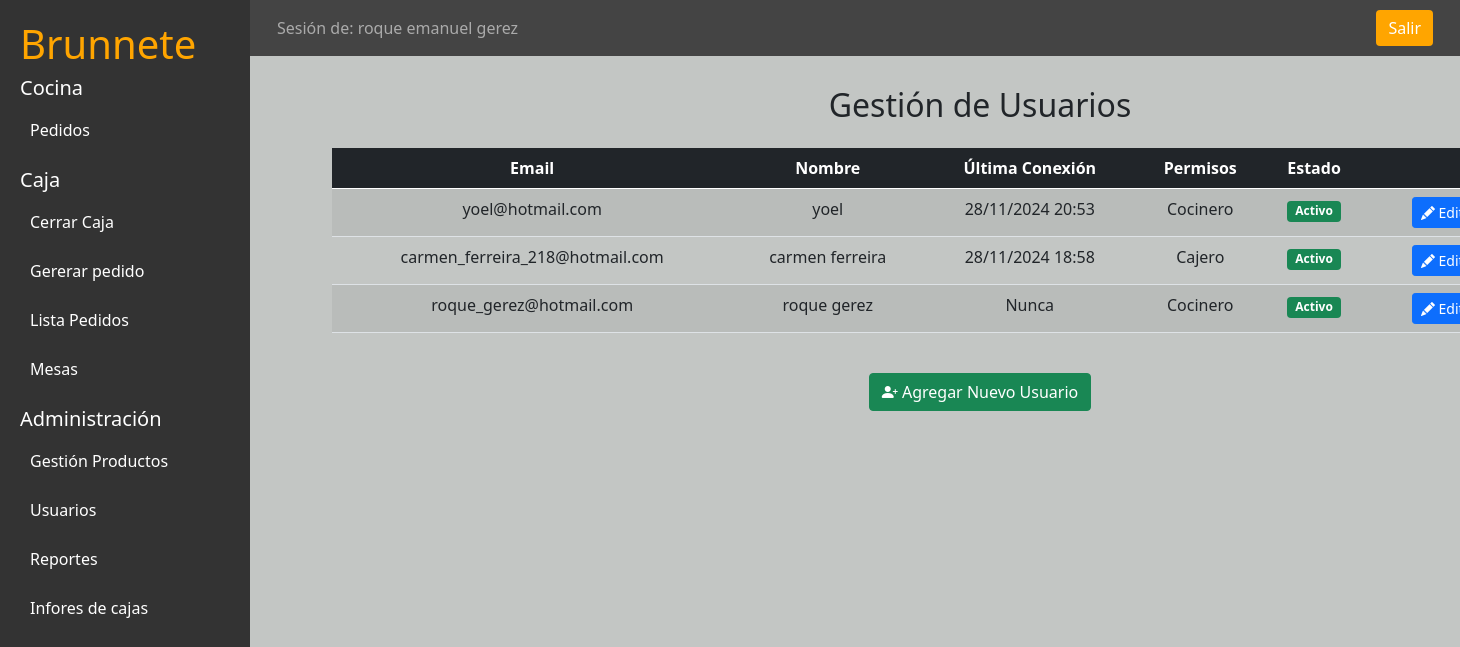
Page /users/lista/ (signed in) on the committed database.
### applications/users/models.py (models this page shows, shortened)
class User(AbstractBaseUser, PermissionsMixin):
    ADMINISTRADOR = '0'
    CAJERO = '1'
    COCINERO = '2'
    VARON = 'M'
    MUJER = 'F'
    OTRO = 'O'
    OCUPATION_CHOICES = [
        (ADMINISTRADOR, 'Administrador'),
        (CAJERO, 'Cajero'),
        (COCINERO, 'Cocinero'),
    ]
    GENDER_CHOICES = [
        (VARON, 'Masculino'),
        (MUJER, 'Femenino'),
        (OTRO, 'Otros'),
    ]
    email = models.EmailField(unique=True)
    telefono = models.CharField('Telefono', max_length=50, default='123')
    full_name = models.CharField('Nombres', max_length=100)
    domicilio = models.CharField('Domicilio', max_length=100, blank=True, null=True)
    ocupation = models.CharField(
        max_length=1,
        choices=OCUPATION_CHOICES,
        blank=True
    )
    genero = models.CharField(
        max_length=1,
        choices=GENDER_CHOICES,
        blank=True
    )
    date_birth = models.DateField(
        'Fecha de nacimiento',
        blank=True,
        null=True
    )
    is_staff = models.BooleanField(default=False)
    is_active = models.BooleanField(default=False)
    USERNAME_FIELD = 'email'
    REQUIRED_FIELDS = ['full_name']
    objects = UserManager()

### applications/users/views.py (the view)
class UserListView(AdminPermisoMixin, ListView):
    template_name = "users/lista.html"
    context_object_name = 'usuarios'
    login_url = reverse_lazy('users_app:User-Login')
    def get_queryset(self):
        return User.objects.usuarios_sistema()

### applications/procesors.py (called while the page is built)
def caja(request):
    try:
        caja = Caja.objects.latest('id')
        user_caja = caja.user.full_name
        return {
            'caja_activa': caja.abierta_caja,
            'caja_activa_usuario': user_caja, # Agrega el usuario que tiene la caja activa
        }
    except:
        return {
            'caja_activa': None,
            'caja_activa_usuario': None,
        }

### applications/users/managers.py (called while the page is built)
    def usuarios_sistema(self):
        return self.filter(
            is_superuser=False
        ).order_by('-last_login')

### applications/users/mixins.py (called while the page is built)
def check_ocupation_user(ocupation, user_ocupation):
    if (ocupation == User.ADMINISTRADOR or ocupation == user_ocupation):
        return True
    else:
        return False

    def dispatch(self, request, *args, **kwargs):
        if not request.user.is_authenticated:
            return self.handle_no_permission()
        if not check_ocupation_user(request.user.ocupation, User.ADMINISTRADOR):
            return HttpResponseRedirect(
                reverse(
                    'users_app:User-Login'
                )
            )
        return super().dispatch(request, *args, **kwargs)

### templates/users/lista.html (shortened to what this page needs)
{% extends "panel.html" %}
{% load static %}
{% block panel-content %}
<div class="container ">
    <h2 class="text-center mb-4">Gestión de Usuarios</h2>
    <div class="table-responsive">
        <table class="table table-striped table-hover">
            <thead class="table-dark text-center">
                <tr>
                    <th scope="col">Email</th>
                    <th scope="col">Nombre</th>
                    <th scope="col">Última Conexión</th>
                    <th scope="col">Permisos</th>
                    <th scope="col">Estado</th>
                    <th scope="col">Acciones</th>
                </tr>
            </thead>
            <tbody>
                {% for usuario in usuarios %}
                <tr class="text-center">
                    <td>{{ usuario.email }}</td>
                    <td>{{ usuario.full_name }}</td>
                    <td>
                        {% if usuario.last_login %}
                            {{ usuario.last_login|date:"d/m/Y H:i" }}
                        {% else %}
                            Nunca
                        {% endif %}
                    </td>
                    <td>{{ usuario.get_ocupation_display }}</td>
                    <td>
                        {% if usuario.is_active %}
                            <span class="badge bg-success">Activo</span>
                        {% else %}
                            <span class="badge bg-warning text-dark">De Baja</span>
                        {% endif %}
                    </td>
                    <td>
                        <a href="{% url 'users_app:User-Update' usuario.id %}" class="btn btn-sm btn-primary">
                            <i class="bi bi-pencil-fill"></i> Editar
                        </a>
                    </td>
                </tr>
                {% endfor %}
            </tbody>
        </table>
    </div>
    <div class="text-center mt-4">
        <a href="{% url 'users_app:User-Register' %}" class="btn btn-success">
            <i class="bi bi-person-plus-fill"></i> Agregar Nuevo Usuario
        </a>
    </div>
</div>
{% endblock panel-content %}

### templates/panel.html
{% extends 'base.html' %}
{% load static %}
{% block css %}
    <link rel="stylesheet" href="{% static 'css/stylesindex.css' %}">
{% endblock css %}
{% block content %}
    <div class="d-flex">
        <div class="sidebar ">
            <h1>Brunnete</h1>
        {% if user.is_active %}
            <h5>Cocina</h5>
            {% if not caja_activa %}
            <a href="#">Debes abrir de Caja</a>
            {% else %}
            <a href="{% url 'cocina_app:Mesas' %}">Pedidos</a>
            {% endif %}
            <div class="mt-3">
                <h5>Caja</h5>
                {% if not caja_activa %}
                <a href="{% url 'caja_app:Nueva_Caja' %}">Apertura de Caja</a>
                {% elif caja_activa_usuario == user.full_name %}
                <a href="{% url 'caja_app:Cierre-caja' %}">Cerrar Caja</a>
                <a href="{% url 'caja_app:Crear_Pedido' %}">Gererar pedido</a>
                <a href="{% url 'caja_app:Lista_Pedidos' %}">Lista Pedidos</a>
                <a href="{% url 'caja_app:Lista_mesas' %}">Mesas</a>
                {% endif %}
            </div>
            <div class="mt-3">
                <h5>Administración</h5>
                <a href="{% url 'cocina_app:Productos_List' %}">Gestión Productos</a>
                <a href="{% url 'users_app:User-Lista' %}">Usuarios</a>
                <a href="{% url 'caja_app:Ranking_Semanal' %}">Reportes</a>
                <a href="{% url 'caja_app:Lista_Ventas' %}">Infores de cajas</a>
            </div>
        {% endif %}
    </div>
        <div class=" flex-grow-1 ">
            <nav class="navbar navbar-expand-lg navbar-dark">
                {% if user.is_active %}
                <div class="container-fluid">
                    <span class="navbar-text">Sesión de: {{ user.full_name }}</span>
                    <a href="{% url 'users_app:User-Logout' %}" class="btn btn-salir ml-auto">Salir</a>
                </div>
                {% endif %}
            </nav>
            <div class=" container-fluid  content min-vh-100">
            {% block panel-content %}
            {% endblock panel-content %}
            </div>
        </div>
    </div>
    {% endblock content %}

### static/css/stylesindex.css (style rules this page uses)
.sidebar { background-color: #333; color: white; width: 250px; height: 100vh; padding: 20px; position: fixed; top: 0; left: 0; overflow-y: auto; }
.sidebar h1 { color: orange; }
.sidebar a { color: white; display: block; padding: 10px; margin: 5px 0; text-decoration: none; }
.navbar { background-color: #444; color: white; padding: 15px; position: fixed; top: 0; left: 250px; right: 0; height: 56px; z-index: 1030; display: flex; align-items: center; }
.navbar .btn-salir { background-color: orange; border: none; color: white; }
.content { background-color: #c3c6c4; margin-top: 56px; margin-left: 250px; padding: 30px; min-height: calc(100vh - 56px); }

### rows in the picture
User: full_name "roque emanuel gerez"
User: email "yoel@hotmail.com", full_name "yoel", last_login "28/11/2024 20:53", ocupation "Cocinero", is_active "Activo"
User: email "carmen_ferreira_218@hotmail.com", full_name "carmen ferreira", last_login "28/11/2024 18:58", ocupation "Cajero", is_active "Activo"
User: email "roque_gerez@hotmail.com", full_name "roque gerez", shows "Nunca", ocupation "Cocinero", is_active "Activo"
